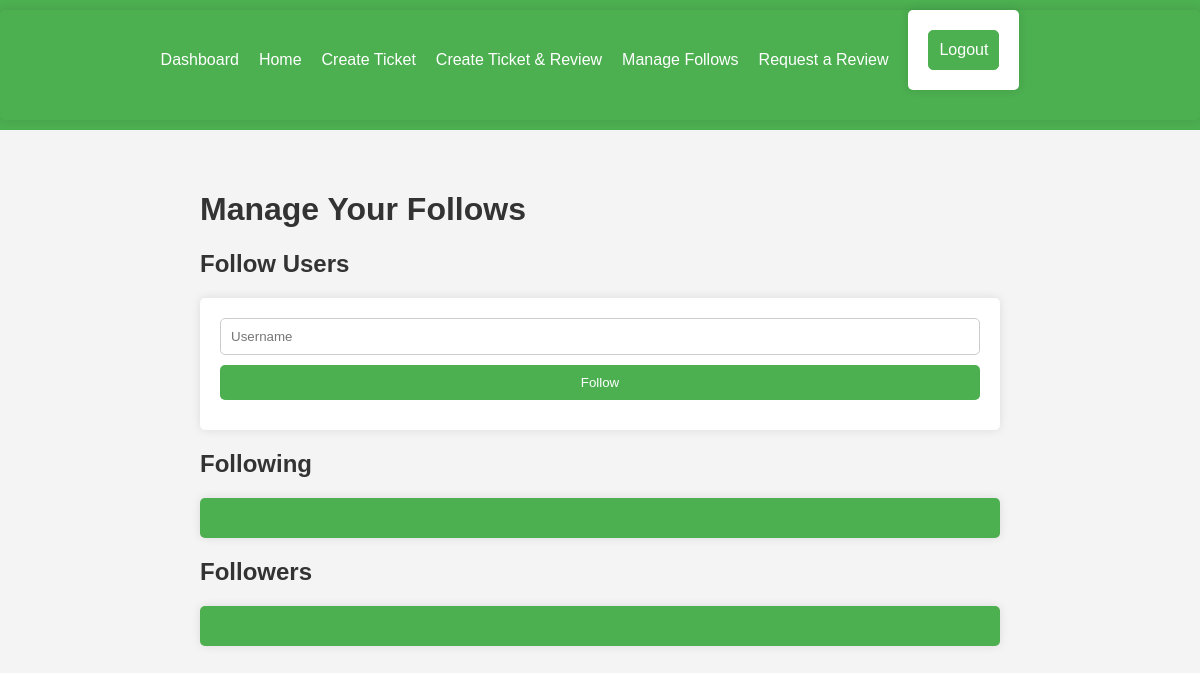
Before: /manage_follows/ (signed in) with the older database file.
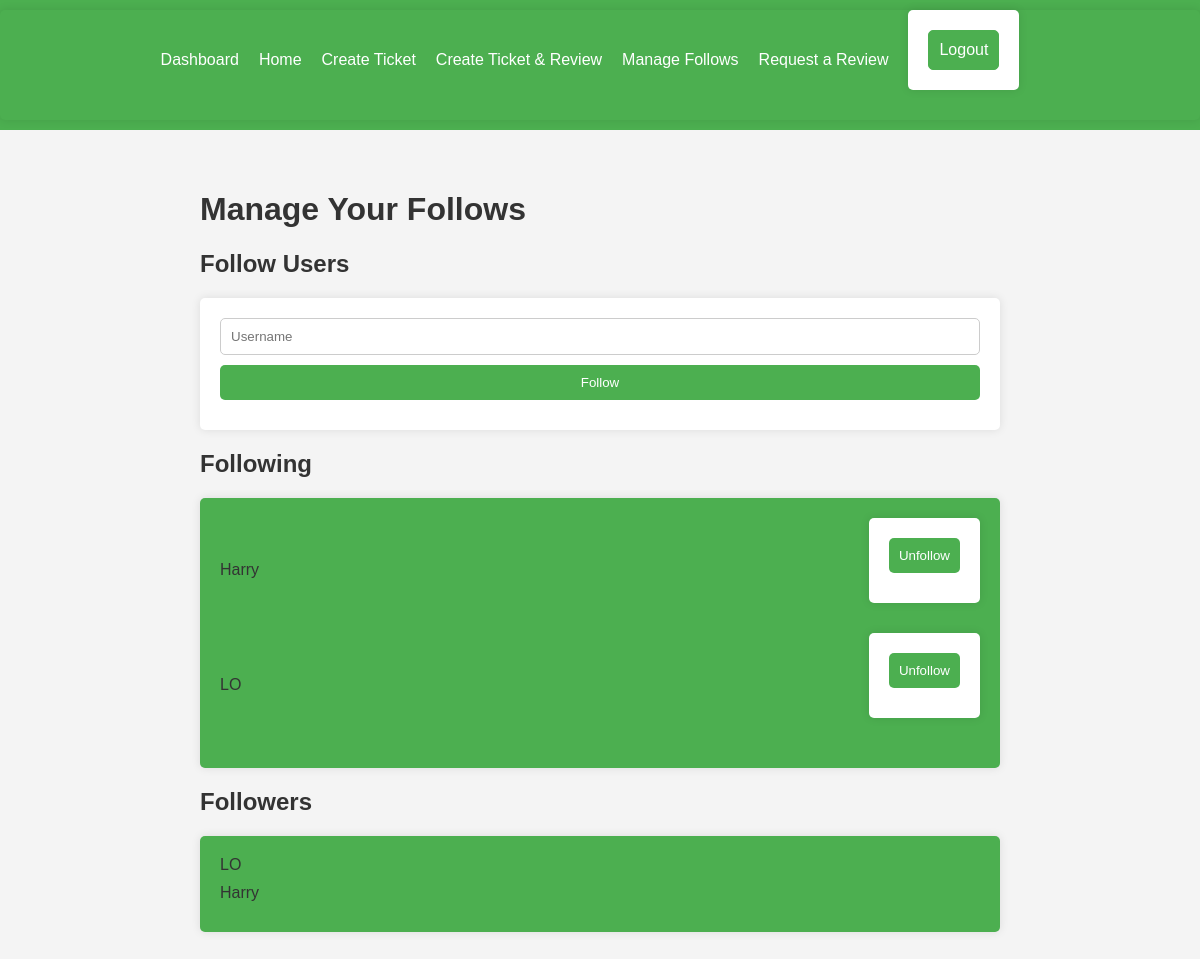
After: the same page with the newer database file.
### myapp/models.py (models this page shows, shortened)
class UserFollows(models.Model):
    user = models.ForeignKey(
        to=settings.AUTH_USER_MODEL, related_name="following", on_delete=models.CASCADE
    )
    followed_user = models.ForeignKey(
        to=settings.AUTH_USER_MODEL, related_name="followers", on_delete=models.CASCADE
    )
    class Meta:
        constraints = [
            UniqueConstraint(
                fields=["user", "followed_user"], name="unique_user_follow"
            )
        ]
        app_label = "myapp"
        verbose_name = "User Follow"
        verbose_name_plural = "User Follows"

### myapp/views.py (the view)
# urls.py: path("manage_follows/", manage_follows, name="manage_follows"),
@login_required
def manage_follows(request):
    user = request.user
    followers = user.followers.all()
    following = user.following.all()
    if request.method == "POST":
        form = FollowForm(request.POST)
        if form.is_valid():
            action = form.cleaned_data["action"]
            target_user = get_object_or_404(
                User, username=form.cleaned_data["username"]
            )
            if action == "follow":
                UserFollows.objects.get_or_create(user=user, followed_user=target_user)
            elif action == "unfollow":
                UserFollows.objects.filter(
                    user=user, followed_user=target_user
                ).delete()
            return redirect("myapp:manage_follows")
    else:
        form = FollowForm()
    return render(
        request,
        "manage_follows.html",
        {"followers": followers, "following": following, "form": form},
    )

### myapp/forms.py
class FollowForm(forms.Form):
    username = forms.CharField(
        max_length=150, widget=forms.TextInput(attrs={"placeholder": "Username"})
    )
    action = forms.ChoiceField(
        choices=[("follow", "Follow"), ("unfollow", "Unfollow")],
        widget=forms.HiddenInput(),
        initial="follow",
    )

### myapp/context_processors.py (called while the page is built)
def media_url(request):
    return {"media_url": settings.MEDIA_URL}

### myapp/templates/manage_follows.html (shortened to what this page needs)
{% extends 'base.html' %}
{% block content %}
<h1>Manage Your Follows</h1>
<h2>Follow Users</h2>
<form method="post" class="follow-form">
    {{ form.username }}
    <button type="submit">Follow</button>
</form>
<h2>Following</h2>
<ul class="following-list">
    {% for follow in following %}
        <li>
            {{ follow.followed_user.username }}
            <form method="post" action="{% url 'myapp:manage_follows' %}" style="display: inline;">
                <button type="submit">Unfollow</button>
            </form>
        </li>
    {% endfor %}
</ul>
<h2>Followers</h2>
<ul class="followers-list">
    {% for follow in followers %}
        <li>{{ follow.user.username }}</li>
    {% endfor %}
</ul>
{% endblock %}

Changed rows visible on the page:
added UserFollows: followed_user.username "Harry", user.username "Harry"
added UserFollows: followed_user.username "LO", shown under "Following"
added UserFollows: user.username "LO", shown under "Followers"
